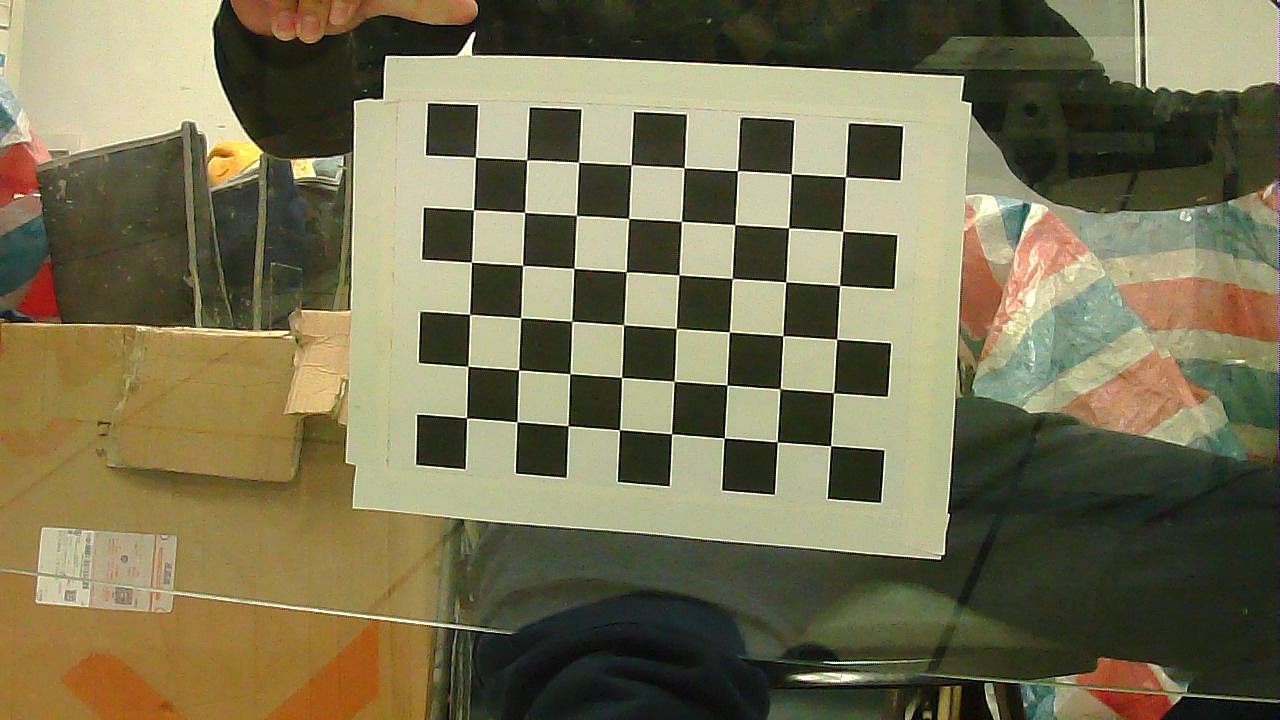
//> input picture chessboards/chessboard01.jpg, 1280 x 720 px; its folder holds 4 pictures in this run
$ ./main   (built with g++ and OpenCV 4)
//> lines starting //> are read from the running program, lines starting //| are printed output that depends on the picture; after the words box and inside, x2 and y2 are one past the last pixel; in counts of white or black regions, pixels touching at a corner belong together
#include <opencv2/opencv.hpp>
#include <highgui.hpp>
#include "cv.h"
#include <cv.hpp>
#include <iostream>

using namespace std;
using namespace cv;

const int imageWidth = 640*2;								//摄像头的分辨率
const int imageHeight = 360*2;
const int boardWidth = 8;								//横向的角点数目
const int boardHeight = 6;								//纵向的角点数据
const int boardCorner = boardWidth * boardHeight;		//总的角点数据
const int frameNumber = 30;							//相机标定时需要采用的图像帧数
const float squareSize = 28;								//标定板黑白格子的大小 单位mm
const Size boardSize = Size(boardWidth, boardHeight);	//

Mat intrinsic;											//相机内参数
Mat distortion_coeff;									//相机畸变参数
vector<Mat> rvecs;									    //旋转向量
vector<Mat> tvecs;										//平移向量
vector<vector<Point2f>> corners;						//各个图像找到的角点的集合 和objRealPoint 一一对应
vector<vector<Point3f>> objRealPoint;					//各副图像的角点的实际物理坐标集合


vector<Point2f> corner;									//某一副图像找到的角点

Mat rgbImage, grayImage;

/*计算标定板上模块的实际物理坐标*/
// [17 lines left out: function calRealPoint, not called in this run]

/*设置相机的初始参数 也可以不估计*/
// [49 lines left out: functions guessCameraParam, outputCameraParam, not called in this run]


int main(int argc, char* argv[])
{
    Mat img;
    int goodFrameCount = 0;
    namedWindow("chessboard");
    cout << "按Q退出 ..." << endl;
    while (goodFrameCount < frameNumber)
    {
        char filename[100];
        sprintf(filename,"/home/cz/项目辅助/opencv3biaoding/chessboards/chessboard%02d.jpg", goodFrameCount + 1);
    //	cout << filename << endl;
        rgbImage = imread(filename, CV_LOAD_IMAGE_COLOR);
//> rgbImage is the input picture: 720 rows x 1280 cols, CV_8UC3; mean B, G, R 82, 113.2, 118.8
        cvtColor(rgbImage, grayImage, CV_BGR2GRAY);
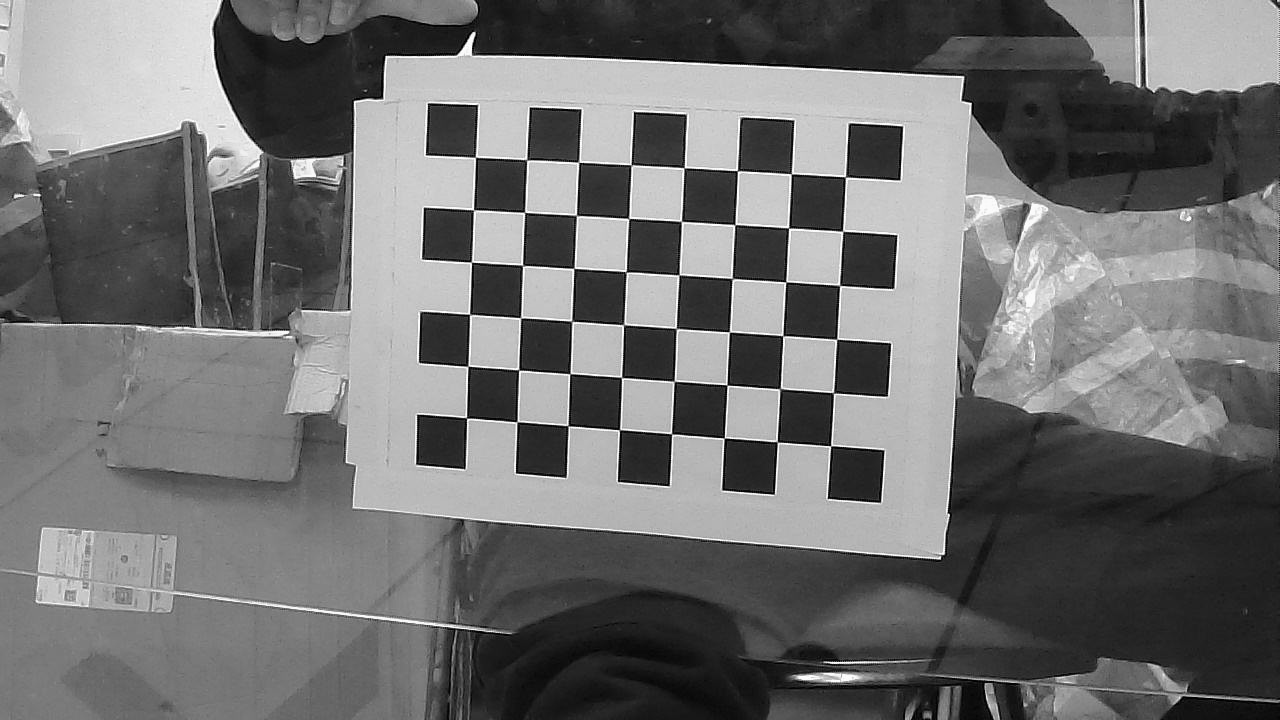
//> grayImage: 720 rows x 1280 cols, CV_8UC1; min 0, max 255, mean 111.3
        imshow("Camera", grayImage);

        bool isFind = findChessboardCorners(rgbImage, boardSize, corner,0);
//> corner = 48 Points (x, y), first 12: [475.5, 157.2], [526.5, 159.8], [578.5, 162.1], [631.3, 165.1], [684.1, 167.8], [737.3, 170.8], [791.3, 173.9], [845.2, 177.1], [473.7, 209.9], [524.5, 212.3], [576.4, 215.3], [628.8, 218.7]; isFind = true
        if (isFind == true)	//所有角点都被找到 说明这幅图像是可行的
        {
            /*
            Size(5,5) 搜索窗口的一半大小
            Size(-1,-1) 死区的一半尺寸
            TermCriteria(CV_TERMCRIT_EPS | CV_TERMCRIT_ITER, 20, 0.1)迭代终止条件
            */
            cornerSubPix(grayImage, corner, Size(5,5), Size(-1, -1), TermCriteria(CV_TERMCRIT_EPS | CV_TERMCRIT_ITER, 20, 0.1));
//> corner = 48 Points (x, y), first 12: [475.4, 157.3], [526.6, 159.8], [578.6, 162.2], [631.2, 164.7], [684.1, 167.8], [737.4, 170.6], [791.3, 173.9], [845.4, 176.9], [473.5, 209.8], [524.6, 212.3], [576.4, 215.5], [628.6, 218.4]
            drawChessboardCorners(rgbImage, boardSize, corner, isFind);
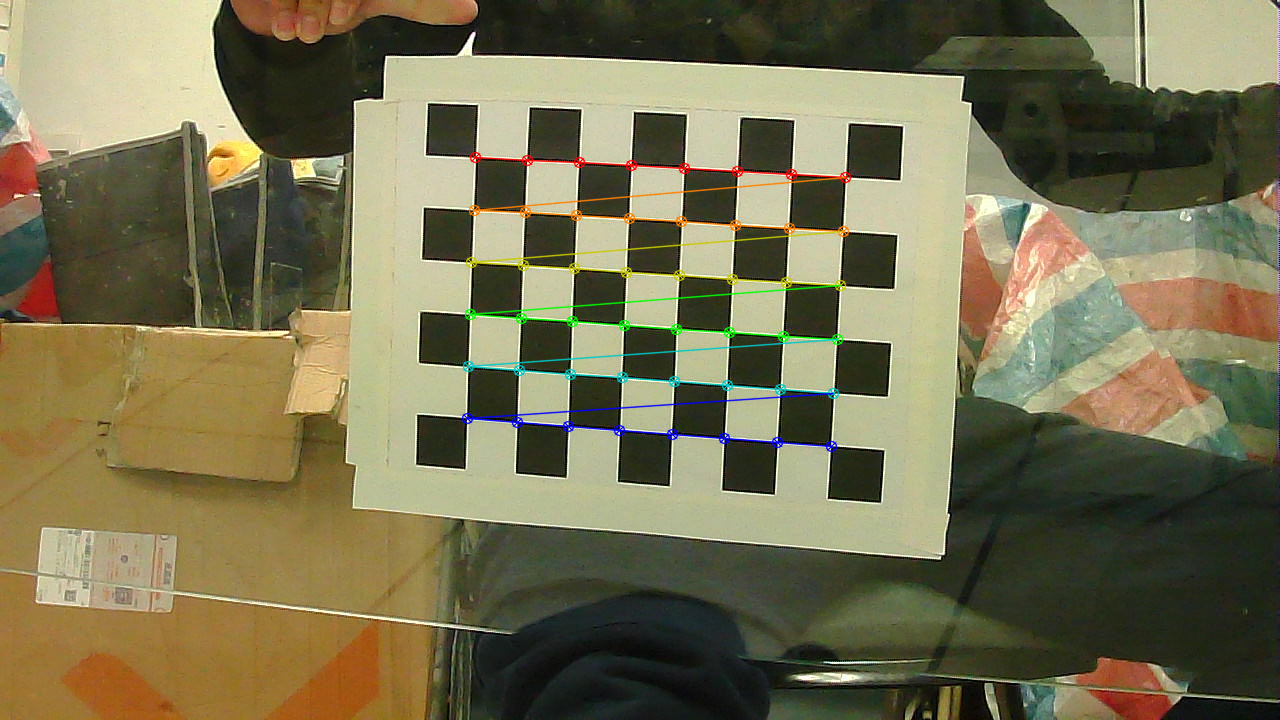
//> rgbImage: 720 rows x 1280 cols, CV_8UC3; 1.74% of pixels changed, all inside (x1, y1, x2, y2) = (461, 151, 852, 453)
            imshow("chessboard", rgbImage);
            corners.push_back(corner);
//> corners = 1 point lists
            //string filename = "res\\image\\calibration";
            //filename += goodFrameCount + ".jpg";
            //cvSaveImage(filename.c_str(), &IplImage(rgbImage));		//把合格的图片保存起来
            goodFrameCount++;
            cout << "The image is good" << endl;
        }
        else
        {
            cout << "The image is bad please try again" << endl;
        }
    //	cout << "Press any key to continue..." << endl;
    //	waitKey(0);

       if (waitKey(10) == 'q')
        {
            break;
        }
    //	imshow("chessboard", rgbImage);
    }
//> pass 2 of the loop `while (goodFrameCount < frameNumber)`:
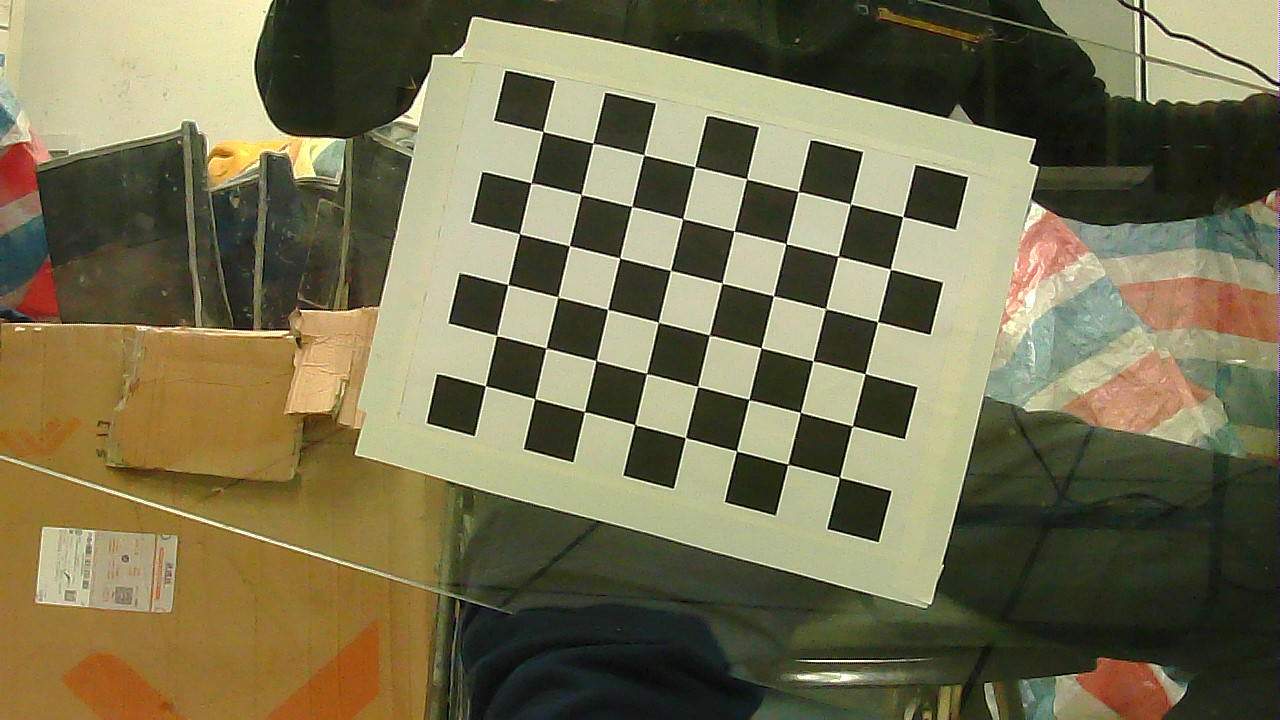
//> input picture chessboards/chessboard02.jpg, 1280 x 720 px
//> rgbImage is the input picture: 720 rows x 1280 cols, CV_8UC3; mean B, G, R 80.3, 112.1, 118
//> `cvtColor(rgbImage, grayImage, CV_BGR2GRAY);`:
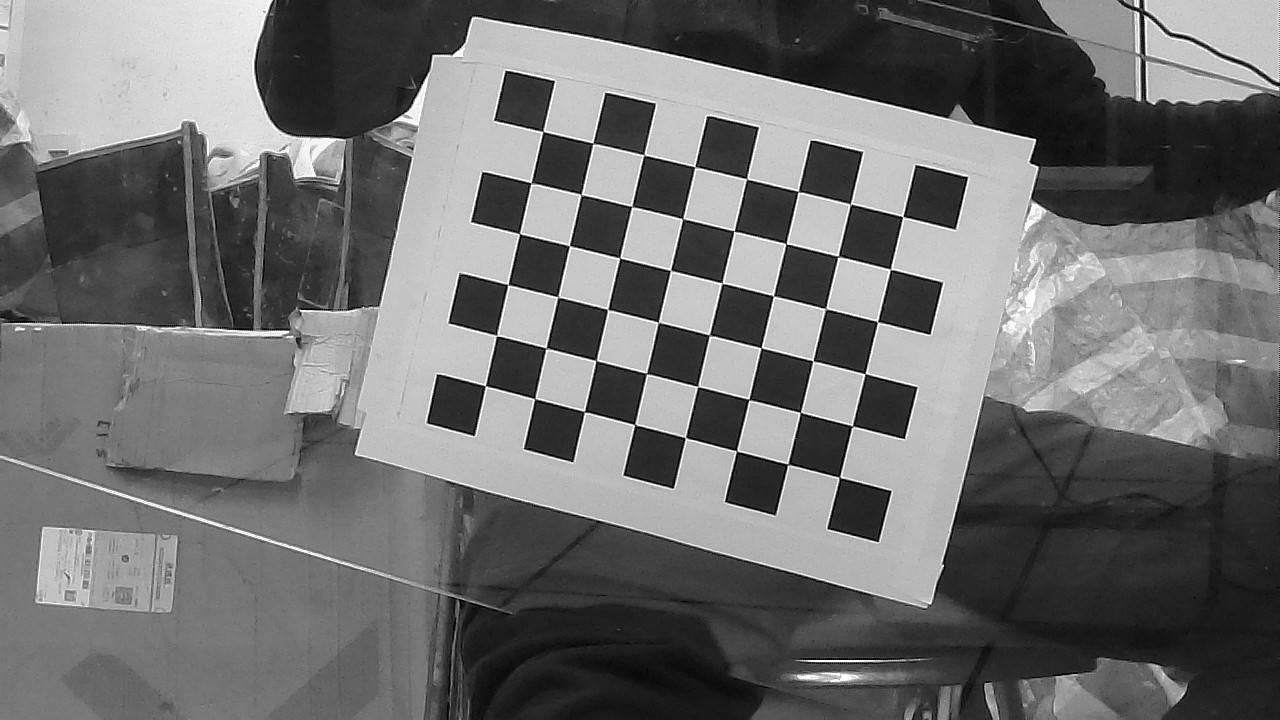
//> grayImage: 720 rows x 1280 cols, CV_8UC1; min 0, max 255, mean 110.2
//> `bool isFind = findChessboardCorners(rgbImage, boardSize, corner,0);`: corner = 48 Points (x, y), first 12: [543.2, 131.4], [593, 143.2], [644.3, 154.9], [695, 167], [747, 178.6], [798.3, 191.6], [850.4, 204.4], [902.7, 216.6], [530.9, 183.1], [581, 194.7], [631.7, 206.5], [682.6, 218.7]
//> `cornerSubPix(grayImage, corner, Size(5,5), Size(-1, -1), TermCriteria(..`: corner = 48 Points (x, y), first 12: [542.9, 131.5], [592.8, 143.3], [644, 154.9], [694.8, 166.8], [746.7, 178.8], [798.3, 191.6], [850.4, 204], [902.7, 216.6], [531, 183], [581.1, 194.6], [631.8, 206.5], [682.6, 218.7]
//> `drawChessboardCorners(rgbImage, boardSize, corner, isFind);`:
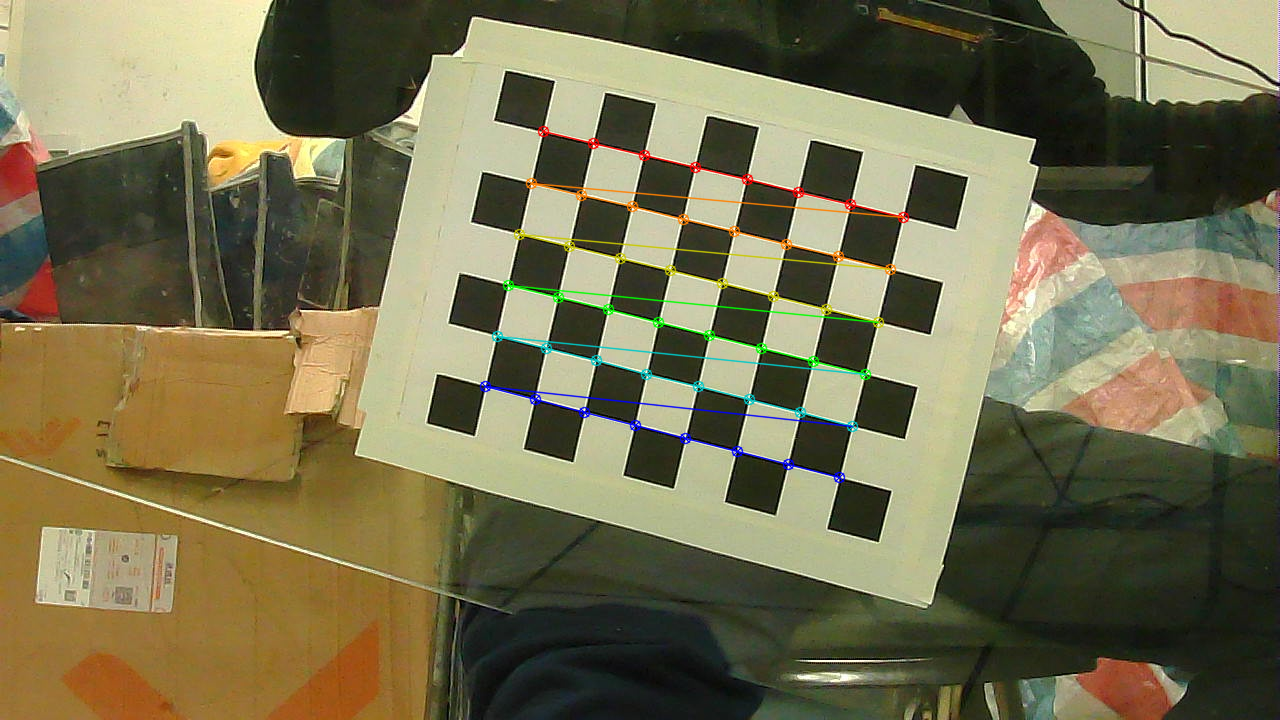
//> rgbImage: 720 rows x 1280 cols, CV_8UC3; 1.72% of pixels changed, all inside (x1, y1, x2, y2) = (479, 125, 910, 484)
//> corners = 2 point lists
//> pass 3 of the loop `while (goodFrameCount < frameNumber)`:
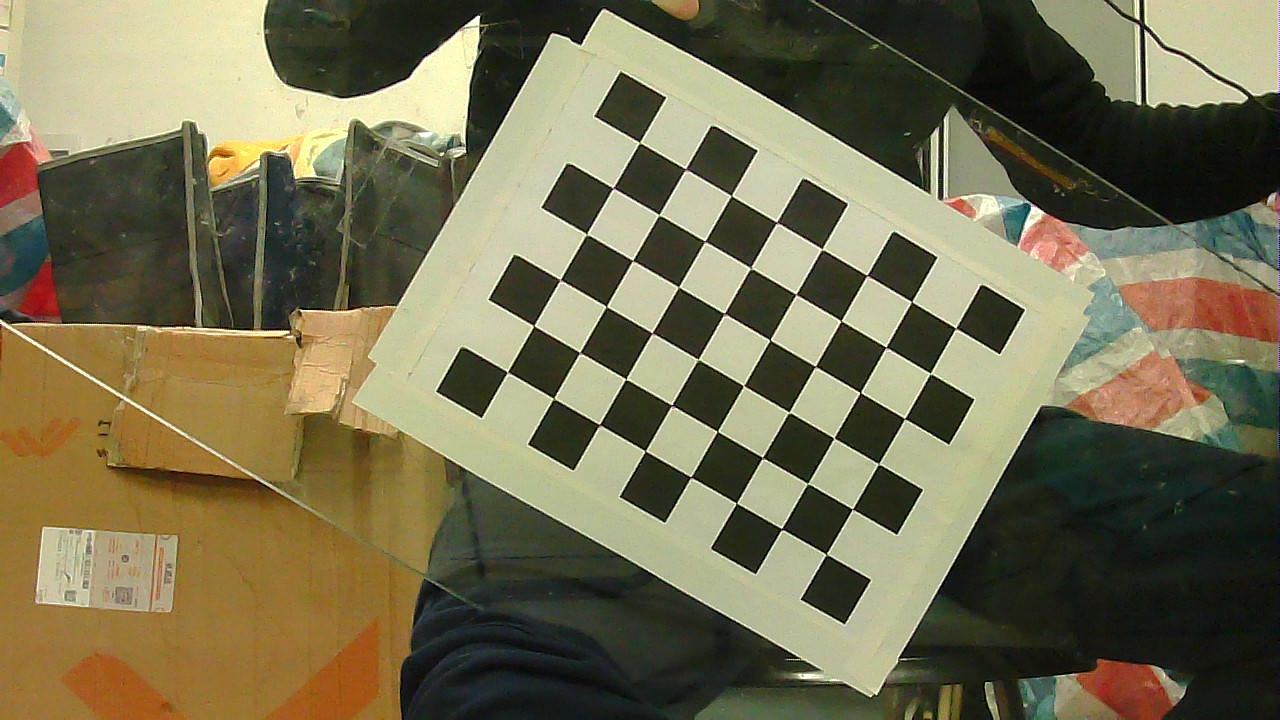
//> input picture chessboards/chessboard03.jpg, 1280 x 720 px
//> rgbImage is the input picture: 720 rows x 1280 cols, CV_8UC3; mean B, G, R 80.7, 110.3, 116.4
//> `cvtColor(rgbImage, grayImage, CV_BGR2GRAY);`:
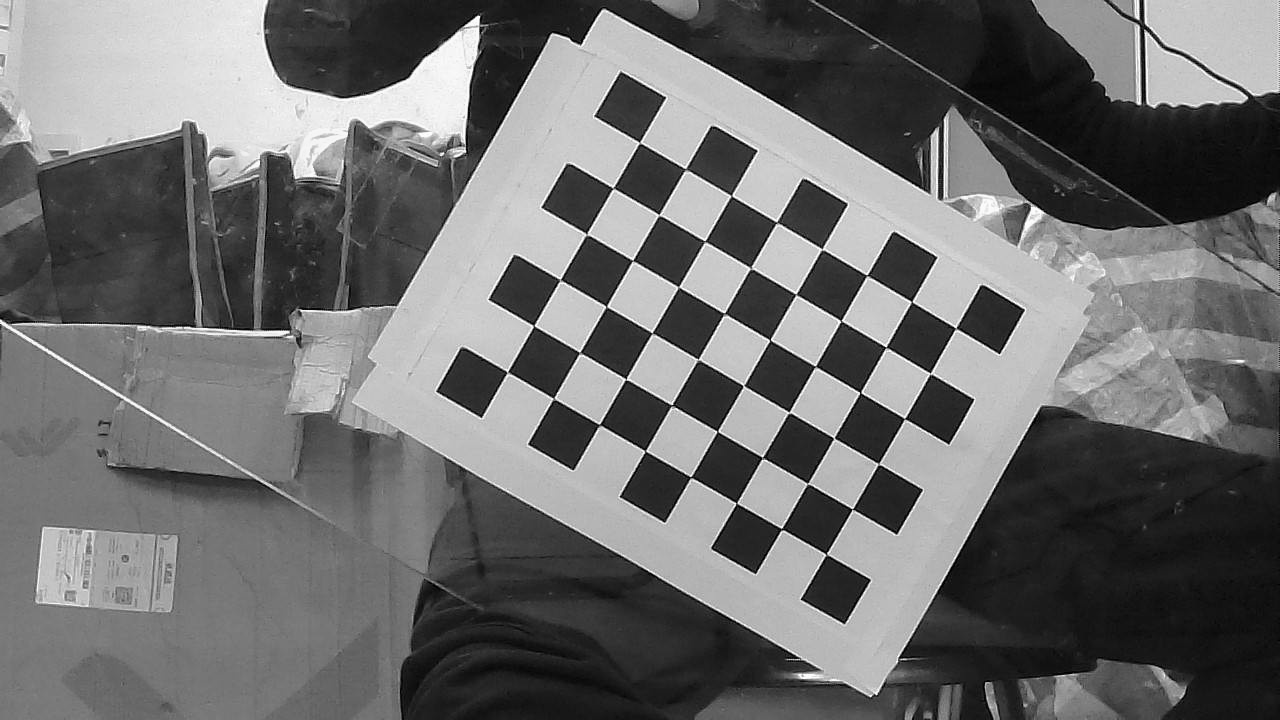
//> grayImage: 720 rows x 1280 cols, CV_8UC1; min 0, max 255, mean 108.8
//> `bool isFind = findChessboardCorners(rgbImage, boardSize, corner,0);`: corner = 48 Points (x, y), first 12: [639.7, 142.8], [685.6, 168.8], [731.5, 195.7], [776.8, 222.3], [822.1, 249.6], [866.8, 275.4], [911.6, 301.6], [955.8, 328.4], [613, 188.3], [658.9, 215], [704.7, 241.3], [751.3, 269.1]
//> `cornerSubPix(grayImage, corner, Size(5,5), Size(-1, -1), TermCriteria(..`: corner = 48 Points (x, y), first 12: [639.6, 142.5], [685.5, 169.2], [731.4, 195.6], [776.6, 222.4], [822.1, 249.2], [866.7, 275.4], [911.6, 301.6], [955.7, 328.3], [613.1, 188], [659, 215.1], [704.9, 241.3], [750.7, 268.2]
//> `drawChessboardCorners(rgbImage, boardSize, corner, isFind);`:
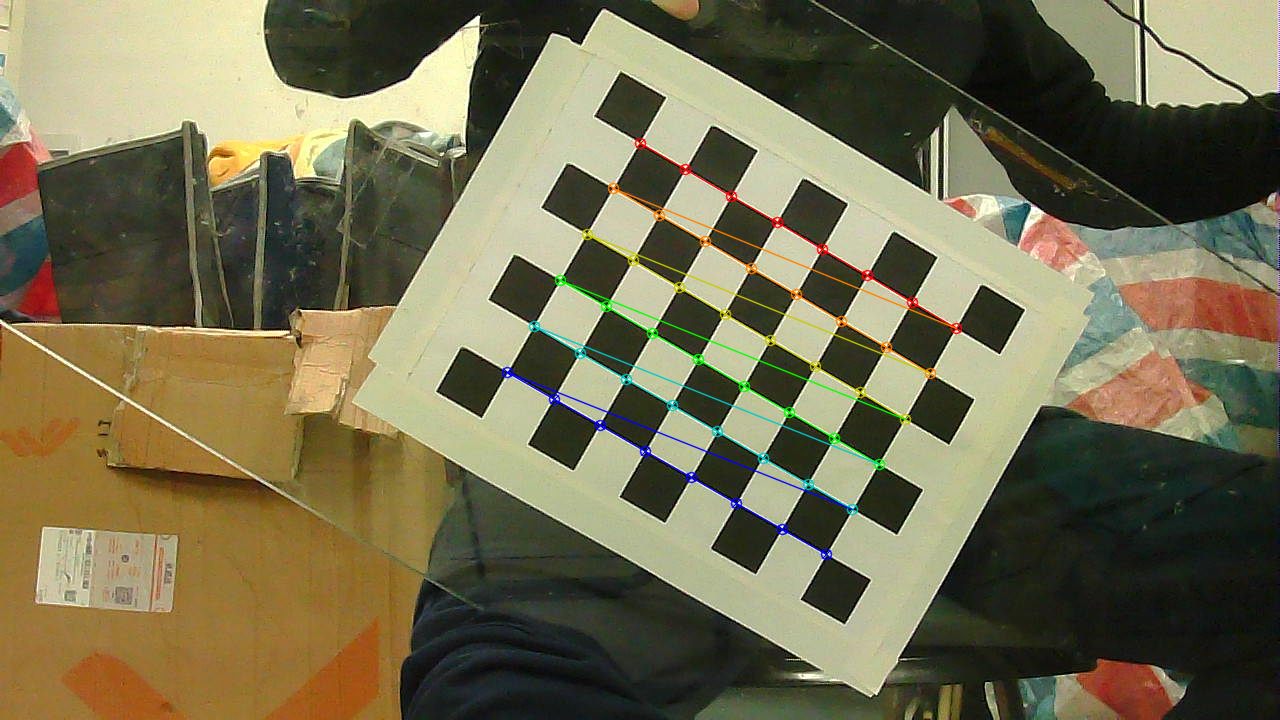
//> rgbImage: 720 rows x 1280 cols, CV_8UC3; 1.61% of pixels changed, all inside (x1, y1, x2, y2) = (501, 137, 963, 561)
//> corners = 3 point lists
//> (the run ends here: the program stops with an error, at `cvtColor(rgbImage, grayImage, CV_BGR2GRAY);`)
